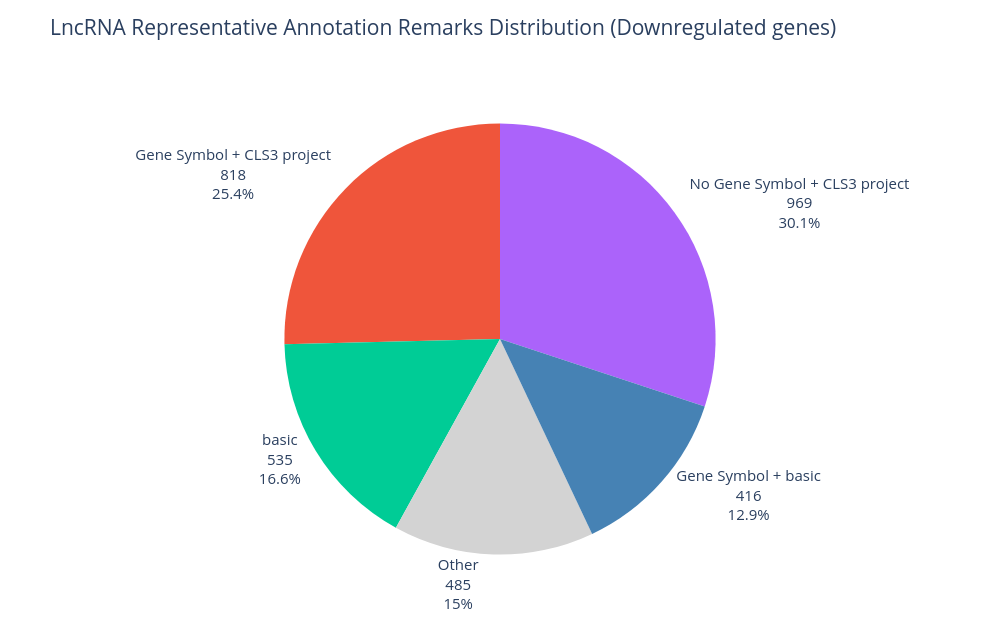

Notebook code cell kept with this figure:
### Code cell
# Define custom colors for each gene category
annotation_remark_colors = {
    'Gene Symbol + CLS3 project': '#EF553B',  # Red-orange (画像のmRNAに合わせて赤みがかったオレンジ色)
    'Other': '#D3D3D3',  # LightGray (薄い灰色)
    'No Gene Symbol + CLS3 project': '#AB63FA',  # Purple (画像のDivergent p-lncRNAに合わせて紫色)
    'Gene Symbol + basic': '#4682B4',  # Steelblue (画像のIntergenic p-lncRNAに合わせてsteelblue)
    'basic': '#00CC96'  # Teal-green (画像のe-lncRNAに合わせて緑色)
}


transcript_category_counts_down = (
    down5_genes_lncRNA
    .group_by("representative_annotation_remarks")  # Group by gene category column
    .agg(pl.len().alias("count"))  # Count occurrences
    .sort("count", descending=True)  # Sort by count in descending order
)

# Enhanced pie chart with custom colors
fig_basic = px.pie(
    transcript_category_counts_down.to_pandas(),  # Convert Polars to Pandas for plotly
    values='count',
    names='representative_annotation_remarks',
    title='LncRNA Representative Annotation Remarks Distribution (Downregulated genes)',
    color='representative_annotation_remarks',  # Add color parameter
    color_discrete_map=annotation_remark_colors  # Apply custom color mapping
)

# Customize the appearance
fig_basic.update_traces(
    textposition='outside',  # Place text outside pie slices
    textinfo='value+percent+label',  # Show value, percentage and label
    hovertemplate='<b>%{label}</b><br>Count: %{value}<br>Percentage: %{percent}<extra></extra>',
    # Inset the pie so long labels sit in the margin instead of on each other.
    domain=dict(x=[0.28, 0.72], y=[0.08, 0.92]),
)

# Update layout for better appearance.
# The slice labels already name each category, so a side legend would cover them.
fig_basic.update_layout(
    font_size=15,
    showlegend=False,
    width=1000,
    height=640,
    margin=dict(l=10, r=10, t=70, b=30),
)

fig_basic.show()

### Figure 1 — Plotly figure (JSON) as saved in the notebook; plotly's stock layout.template omitted (floating-point values rounded to 4 significant figures)
{"data": [{"customdata": [["No Gene Symbol + CLS3 project"], ["Gene Symbol + CLS3 project"], ["basic"], ["Other"], ["Gene Symbol + basic"]], "domain": {"x": [0.28, 0.72], "y": [0.08, 0.92]}, "hovertemplate": "<b>%{label}</b><br>Count: %{value}<br>Percentage: %{percent}<extra></extra>", "labels": ["No Gene Symbol + CLS3 project", "Gene Symbol + CLS3 project", "basic", "Other", "Gene Symbol + basic"], "legendgroup": "", "marker": {"colors": ["#AB63FA", "#EF553B", "#00CC96", "#D3D3D3", "#4682B4"]}, "name": "", "showlegend": true, "textinfo": "value+percent+label", "textposition": "outside", "type": "pie", "values": [969, 818, 535, 485, 416]}], "layout": {"font": {"size": 15}, "height": 640, "legend": {"tracegroupgap": 0}, "margin": {"b": 30, "l": 10, "r": 10, "t": 70}, "showlegend": false, "title": {"text": "LncRNA Representative Annotation Remarks Distribution (Downregulated genes)"}, "width": 1000}}
